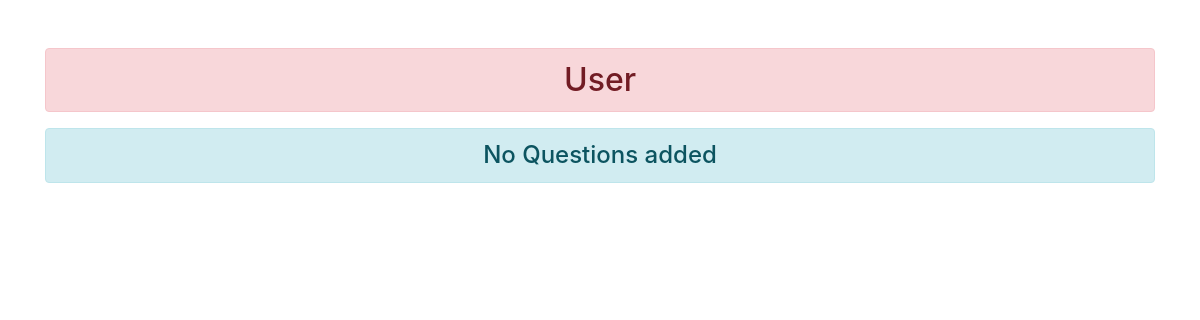
/stackovf/view_question/ (signed in), run on an earlier commit of the app's database.
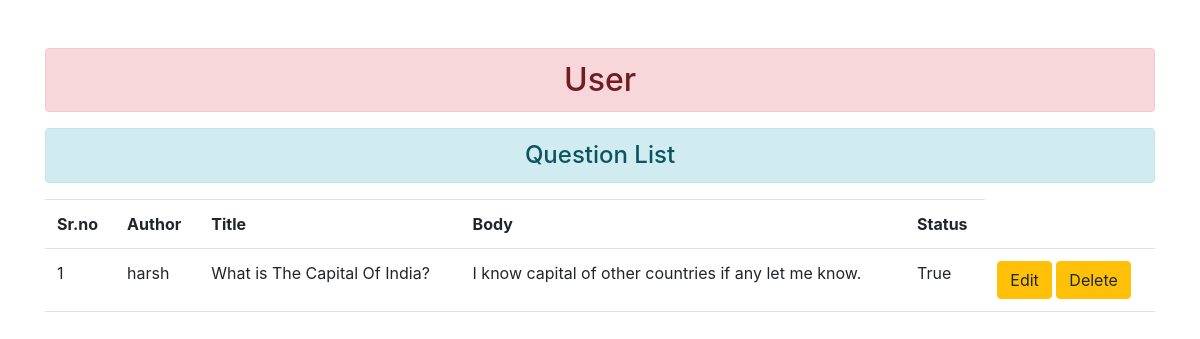
And on a later commit of the database.
### userapp/models.py (models this page shows)
class Question(models.Model):
    author = models.ForeignKey(User, on_delete=models.CASCADE)
    title = models.CharField(max_length = 255)
    body = models.TextField()
    status = models.BooleanField(default=False)

### userapp/views.py (the view)
# urls.py: path("view_question/", views.view_question, name="view_question"),
def view_question(request):
	validate_login(request)
	print(request.user.id)
	questions = Question.objects.all().filter(author=request.user)
	return render(request,"userapp/view_question.html",{"ques" : questions})

### userapp/views.py (called while the page is built)
def validate_login(request):
    if not request.user.is_authenticated:
        return login_request(request)

### userapp/templates/userapp/view_question.html (shortened to what this page needs)
{% extends 'userapp/base.html' %}
{% block content %}
<div class="row">
<div class="col-sm-12">
    {% if ques %}
    <h4 class="text-center alert alert-info">Question List</h4>
    <table class="table table-hover">
        <tbody>
            <tr>
                <th>Sr.no</th>
                <th>Author </th>
                <th>Title </th>
                <th>Body </th>
                <th>Status </th>
            </tr>
            {% for question in ques %}
            <tr>
                <td>{{ forloop.counter }}</td>
                <td>{{question.author}}</td>
                <td>{{question.title}}</td>
                <td>{{question.body}}</td>
                <td>{{question.status}}</td>
                <td>
                    <a href="{% url 'update_question' question.id %}" class="btn btn-warning">Edit</a>
                    <form action="{% url 'delete_question' question.id %}" class="d-inline" method="post">
                        <input type="submit" value="Delete" class="btn btn-warning">
                    </form>
                </td>
            </tr>
            {% endfor %}
        </tbody>
    </table>
    {% else %}
    <h4 class="text-center alert alert-info">No Questions added</h4>
    {% endif %}
</div>
</div>
{% endblock content %}

What changed in the data, as far as the page shows it:
added Question: author "harsh", title "What is The Capital Of India?", body "I know capital of other countries if any let me know.", status "True"
Also different on the page:
text no longer shown: "No Questions added"
text now shown: "Question List Sr.no Author Title Body Status"
